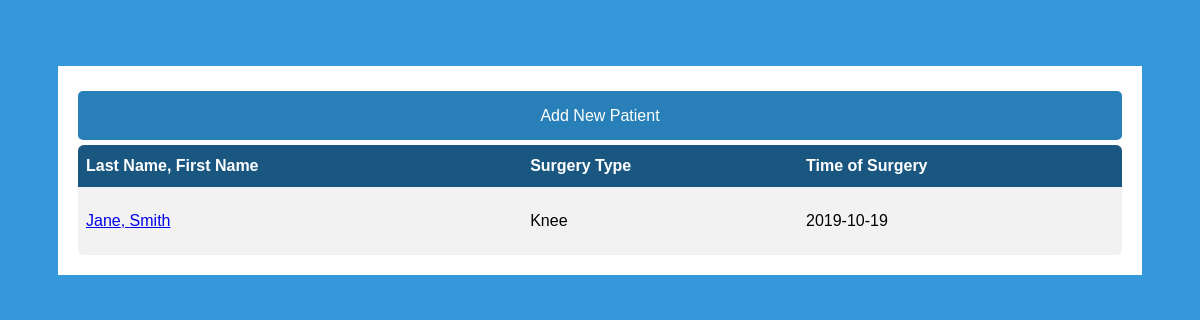
Before: /doctordashboard with the older database file.
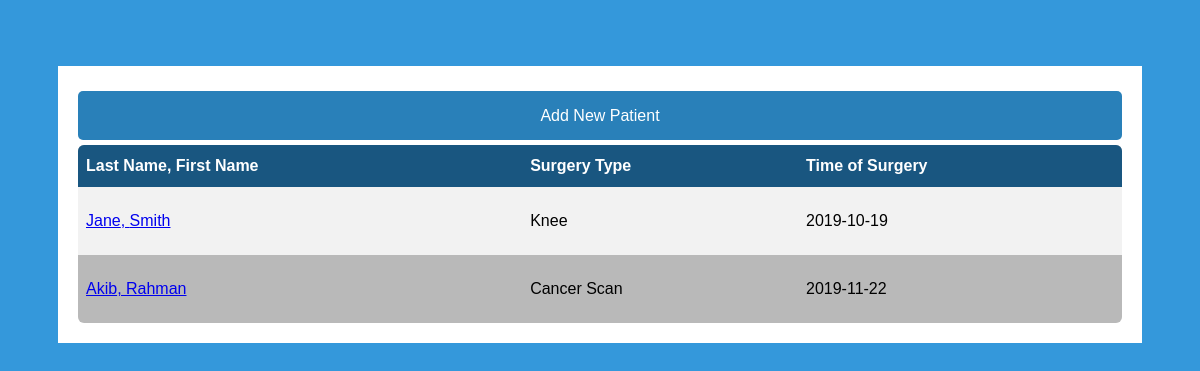
After: the same page with the newer database file.
### app/models.py (models this page shows, shortened)
class User(UserMixin,db.Model):
    id = db.Column(db.Integer, primary_key=True)
    email = db.Column(db.String(64))
    password = db.Column(db.String(128))
    isDoctor = db.Column(db.Boolean)

class Patient(User):
    id = db.Column(db.Integer, db.ForeignKey('user.id'), primary_key=True)
    firstName = db.Column(db.String(64))
    lastName = db.Column(db.String(64))
    phoneNumber = db.Column(db.String(64))
    operation = db.Column(db.String(64))
    operationDate = db.Column(db.Date)
    prescriptionMed = db.Column(db.String(64))
    prescriptionDosage = db.Column(db.Float)
    priorOpioid = db.Column(db.Boolean)
    onAntidepressants = db.Column(db.Boolean)
    addictionRisk = db.Column(db.Integer)
    checkins = db.relationship("CheckIn", backref="patient", lazy='dynamic')

### app/routes.py (the view)
@app.route('/doctordashboard')
def doctorDashBoard():
    patients=Patient.query.all()
    return render_template("doctordashboard.html",patients=patients)

### app/templates/doctordashboard.html
<link type="text/css" rel="stylesheet" href="static/css/doctordashboard.css" >
{% extends 'base.html' %}
{% block page %}
<div class="doctordashboard">
    <div class="doctordashboard-screen">
            <div class="addnewpatient">
                    <a  href="{{ url_for('addNewPatient') }}">Add New Patient</a>
            </div>
            <table id="customers">
                <tr>
                    <th>Last Name, First Name</th>
                    <th>Surgery Type</th>
                    <th>Time of Surgery</th>
                </tr>
                {%for patient in patients%}
                    <tr>
                        <td><a href="{{ url_for('detailedPatientInfo', patientid=patient.id) }}">{{patient.firstName}}, {{patient.lastName}}</a></td>
                        <td>{{patient.operation}}</td>
                        <td>{{patient.operationDate}}</td>
                    </tr>
                {%endfor%}
            </table>
    </div>
</div>
{%endblock%}

### app/templates/base.html (shortened to what this page needs)
<!DOCTYPE html>
<html lang="en">
  <head>
    <link type="text/css" rel="stylesheet" href="/static/css/login.css" >
    <link rel="stylesheet" href="https://cdnjs.cloudflare.com/ajax/libs/font-awesome/4.7.0/css/font-awesome.min.css">
  </head>
  <body >
      <div id='container' class="container body-content">
          {% block page%}{% endblock %}
      </div>
  </body>
</html>

### app/static/css/doctordashboard.css (style rules this page uses)
.doctordashboard { margin: 8px auto; width:100%; }
.doctordashboard-screen { background-color: #FFF; padding: 20px; border-radius: 5px width }
#customers { font-family: "Trebuchet MS", Arial, Helvetica, sans-serif; border-collapse: collapse; width: 100%; }
table { border-collapse: separate; border-spacing: 0; min-width: 350px; }
table tr th, table tr td { border-right: 1px solid #bbb; border-bottom: 1px solid #bbb; padding: 5px; }
table tr th:first-child, table tr th:last-child { border-top:solid 1px #bbb; }
table tr th:first-child, table tr td:first-child { border-left: 1px solid #bbb; }
table tr th { background: #eee; text-align: left; }
table tr:first-child th:first-child, table.Info tr:first-child td:first-child { border-top-left-radius: 6px; }
table tr:first-child th:last-child, table.Info tr:first-child td:last-child { border-top-right-radius: 6px; }
table tr:last-child td:first-child { border-bottom-left-radius: 6px; }
table tr:last-child td:last-child { border-bottom-right-radius: 6px; }
#customers td, #customers th { border: none; padding: 25px 8px 25px 8px; }
#customers tr:nth-child(even) { background-color: #f2f2f2; }
#customers tr:nth-child(odd) { background-color: #b9b9b9; }
#customers th { padding-top: 12px; padding-bottom: 12px; text-align: left; background-color: #195680; color: white; }
.addnewpatient { margin-top:5px; margin-bottom: 5px; }
.addnewpatient a { border: 2px solid transparent; background: #3498DB; color: #ffffff; font-size: 16px; line-height: 25px; padding: 10px 0; text-decoration: none; text-shadow: none; border-radius: 5px; box-shadow: none; transition: 0.25s; display: block; width: auto; margin: 0 auto; text-align: center; }
.addnewpatient a { background-color: #2980B9; }

### app/static/css/login.css (style rules this page uses)
* { box-sizing: border-box; }
body { font-family: Arial; background-color: #3498DB; padding: 50px; }

Changed rows visible on the page:
added Patient: firstName "Akib", lastName "Rahman", operation "Cancer Scan", operationDate "2019-11-22"
